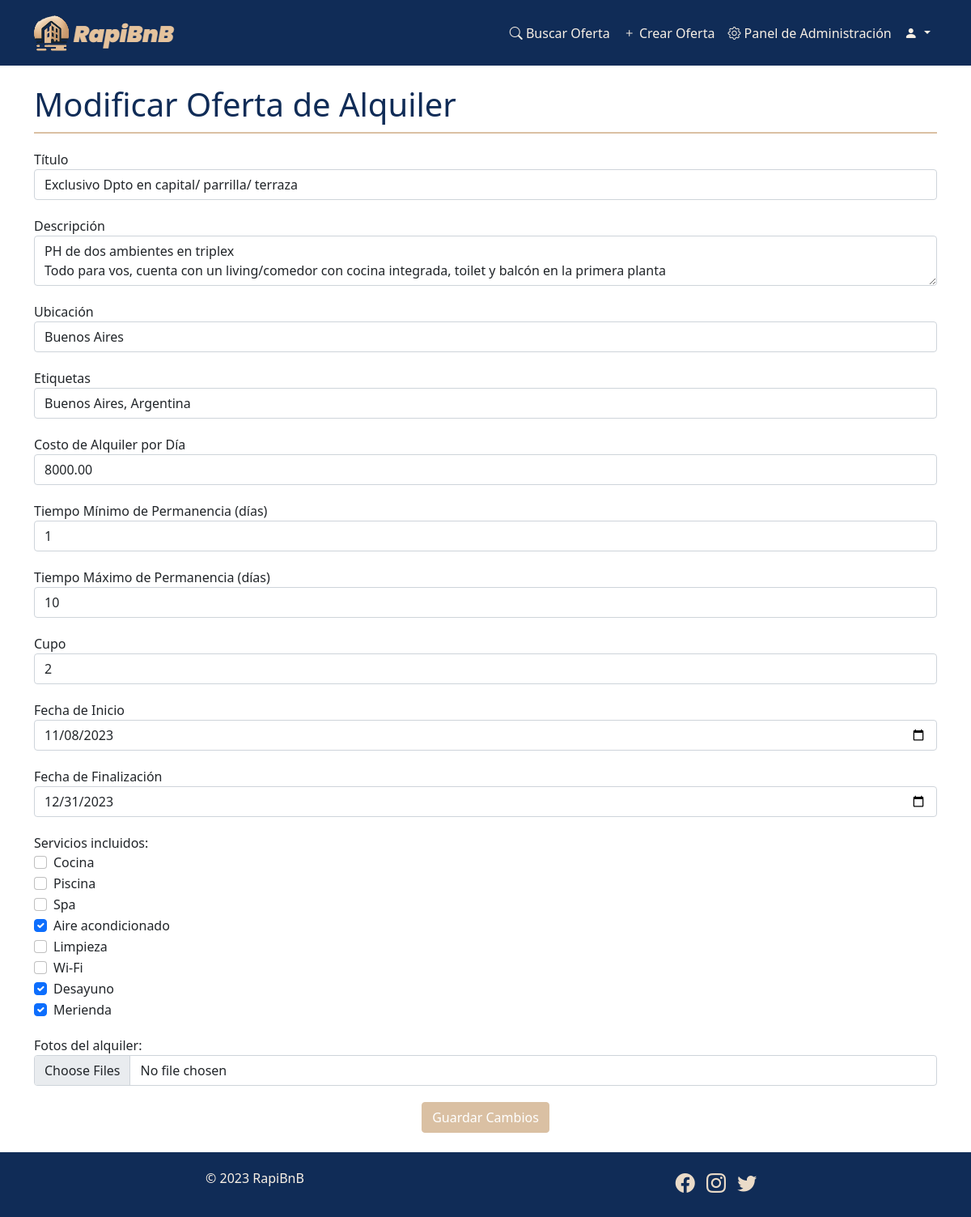
Screenshot of /modificar_oferta.php?id=52 (signed in) with the database file from the repository.
### tables this page shows
CREATE TABLE `alquileres` (
  `id` int(11) NOT NULL,
  `usuario_id` int(11) NOT NULL,
  `titulo` varchar(255) NOT NULL,
  `descripcion` text NOT NULL,
  `ubicacion` varchar(255) NOT NULL,
  `etiquetas` text DEFAULT NULL,
  `galeria_fotos` text DEFAULT NULL,
  `servicios` text DEFAULT NULL,
  `costo_alquiler` decimal(10,2) NOT NULL,
  `tiempo_minimo` int(11) NOT NULL,
  `tiempo_maximo` int(11) NOT NULL,
  `cupo` int(11) NOT NULL,
  `fecha_inicio` date DEFAULT NULL,
  `fecha_fin` date DEFAULT NULL,
  `activa` tinyint(1) DEFAULT 0,
  `fecha_publicacion` timestamp NOT NULL DEFAULT current_timestamp()
);

### modificar_oferta.php (the view, shortened to what this page needs)
<!DOCTYPE html>
<html lang="es">
<head>
    <link href="estilos/estilo.css" rel="stylesheet">
</head>
<body>
<?php
require_once('config.php');
require_once('header.php');
$hoy = date('Y-m-d');
if (isset($_GET["id"]) && is_numeric($_GET["id"])) {
    $id_oferta = $_GET["id"];
    $sql = "SELECT a.*, u.id AS usuario_id FROM alquileres a
            INNER JOIN usuarios u ON a.usuario_id = u.id
            WHERE a.id = ?";
    if ($stmt = mysqli_prepare($conexion, $sql)) {
        mysqli_stmt_bind_param($stmt, "i", $id_oferta);
        if (mysqli_stmt_execute($stmt)) {
            $resultado = mysqli_stmt_get_result($stmt);
            if (mysqli_num_rows($resultado) == 1) {
                $fila = mysqli_fetch_assoc($resultado);
                if (isset($_SESSION['id']) && $_SESSION['id'] == $fila['usuario_id']) {
                    if ($_SERVER["REQUEST_METHOD"] == "POST") {
                        $titulo = $_POST["titulo"];
                        $descripcion = $_POST["descripcion"];
                        $ubicacion = $_POST["ubicacion"];
                        $etiquetas = $_POST["etiquetas"];
                        $costo_alquiler = $_POST["costo_alquiler"];
                        $tiempo_minimo = $_POST["tiempo_minimo"];
                        $tiempo_maximo = $_POST["tiempo_maximo"];
                        $cupo = $_POST["cupo"];
                        $fecha_inicio = $_POST["fecha_inicio"];
                        $fecha_fin = $_POST["fecha_fin"];
                        $servicios = $_POST['servicios'];
                        $servicios_json = json_encode($servicios);
                        $fotosSubidas = false;
                        $rutas_fotos = json_decode($fila['galeria_fotos'], true) ?: [];
						function es_extension_permitida($filename) {
							$ext = pathinfo($filename, PATHINFO_EXTENSION);
							$extensiones_permitidas = array('jpg', 'jpeg', 'png', 'gif', 'avif', 'webp');
							return in_array(strtolower($ext), $extensiones_permitidas);
						}
                        if (!empty($_FILES['fotos']['name'][0])) {
							for ($i = 0; $i < count($_FILES['fotos']['name']); $i++) {
								if (es_extension_permitida($_FILES['fotos']['name'][$i])) {
									$nombre_archivo = basename($_FILES['fotos']['name'][$i]);
									$ruta_destino = "galeria/" . $nombre_archivo;
									if (move_uploaded_file($_FILES['fotos']['tmp_name'][$i], $ruta_destino)) {
										$rutas_fotos[] = $ruta_destino;
										$fotosSubidas = true;
									}
								} else {
									echo '<div class="alert alert-danger text-center">El archivo ' . $_FILES['fotos']['name'][$i] . ' no tiene una extensión válida. Se omitió.</div>';
								}
							}
						}
                        if ($fotosSubidas) {
                            $galeria_fotos_json = json_encode($rutas_fotos);
                            $sql_update = "UPDATE alquileres SET
                                    titulo = ?,
                                    descripcion = ?,
                                    ubicacion = ?,
                                    etiquetas = ?,
                                    costo_alquiler = ?,
                                    tiempo_minimo = ?,
                                    tiempo_maximo = ?,
                                    cupo = ?,
                                    fecha_inicio = ?,
                                    fecha_fin = ?,
                                    servicios = ?,
                                    galeria_fotos = ?
                                    WHERE id = ?";
                            if ($stmt_update = mysqli_prepare($conexion, $sql_update)) {
                                mysqli_stmt_bind_param($stmt_update, "ssssssssssssi", $titulo, $descripcion, $ubicacion, $etiquetas, $costo_alquiler, $tiempo_minimo, $tiempo_maximo, $cupo, $fecha_inicio, $fecha_fin, $servicios_json, $galeria_fotos_json, $id_oferta);
                                if (mysqli_stmt_execute($stmt_update)) {
                                    echo '<div class="container mt-4">';
                                    echo '<div class="alert alert-success text-center" role="alert">La oferta se ha actualizado exitosamente.</div>';
                                    echo '</div>';
                                } else {
                                    echo '<div class="container mt-4">';
                                    echo '<div class="alert alert-danger" role="alert">Error al actualizar la oferta: ' . mysqli_error($conexion) . '</div>';
                                    echo '</div>';
                                }
                            }
                        } else {
                            $sql_update = "UPDATE alquileres SET
                                    titulo = ?,
                                    descripcion = ?,
                                    ubicacion = ?,
                                    etiquetas = ?,
                                    costo_alquiler = ?,
                                    tiempo_minimo = ?,
                                    tiempo_maximo = ?,
                                    cupo = ?,
                                    fecha_inicio = ?,
                                    fecha_fin = ?,
                                    servicios = ?
                                    WHERE id = ?";
                            if ($stmt_update = mysqli_prepare($conexion, $sql_update)) {
                                mysqli_stmt_bind_param($stmt_update, "sssssssssssi", $titulo, $descripcion, $ubicacion, $etiquetas, $costo_alquiler, $tiempo_minimo, $tiempo_maximo, $cupo, $fecha_inicio, $fecha_fin, $servicios_json, $id_oferta);
                                if (mysqli_stmt_execute($stmt_update)) {
                                    echo '<div class="container mt-4">';
                                    echo '<div class="alert alert-success" role="alert">La oferta se ha actualizado exitosamente.</div>';
                                    echo '</div>';
                                } else {
                                    echo '<div class="container mt-4">';
                                    echo '<div class="alert alert-danger" role="alert">Error al actualizar la oferta: ' . mysqli_error($conexion) . '</div>';
                                    echo '</div>';
                                }
                            }
                        }
                    } else {
                        echo '<div class="container mt-4">';
                        echo '<h1>Modificar Oferta de Alquiler</h1>';
                        echo '<form method="POST" enctype="multipart/form-data">';
                        echo '<div class="form-group">';
                        echo '<label for="titulo">Título</label>';
                        echo '<input type="text" class="form-control" id="titulo" name="titulo" value="' . htmlspecialchars($fila["titulo"]) . '" required>';
                        echo '</div>';
                        echo '<div class="form-group">';
                        echo '<label for="descripcion">Descripción</label>';
                        echo '<textarea class="form-control" id="descripcion" name="descripcion" required>' . htmlspecialchars($fila["descripcion"]) . '</textarea>';
                        echo '</div>';
                        echo '<div class="form-group">';
                        echo '<label for="ubicacion">Ubicación</label>';
                        echo '<input type="text" class="form-control" id="ubicacion" name="ubicacion" value="' . htmlspecialchars($fila["ubicacion"]) . '" required>';
                        echo '</div>';
                        echo '<div class="form-group">';
                        echo '<label for="etiquetas">Etiquetas</label>';
                        echo '<input type="text" class="form-control" id="etiquetas" name="etiquetas" value="' . htmlspecialchars($fila["etiquetas"]) . '" required>';
                        echo '</div>';
                        echo '<div class="form-group">';
                        echo '<label for="costo_alquiler">Costo de Alquiler por Día</label>';
                        echo '<input type="number" class="form-control" id="costo_alquiler" name="costo_alquiler" value="' . htmlspecialchars($fila["costo_alquiler"]) . '" required>';
                        echo '</div>';
                        echo '<div class="form-group">';
                        echo '<label for="tiempo_minimo">Tiempo Mínimo de Permanencia (días)</label>';
                        echo '<input type="number" class="form-control" id="tiempo_minimo" name="tiempo_minimo" value="' . htmlspecialchars($fila["tiempo_minimo"]) . '" required>';
                        echo '</div>';
                        echo '<div class="form-group">';
                        echo '<label for="tiempo_maximo">Tiempo Máximo de Permanencia (días)</label>';
                        echo '<input type="number" class="form-control" id="tiempo_maximo" name="tiempo_maximo" value="' . htmlspecialchars($fila["tiempo_maximo"]) . '" required>';
                        echo '</div>';
                        echo '<div class="form-group">';
                        echo '<label for="cupo">Cupo</label>';
                        echo '<input type="number" class="form-control" id="cupo" name="cupo" value="' . htmlspecialchars($fila["cupo"]) . '" required>';
                        echo '</div>';
                        echo '<div class="form-group">';
                        echo '<label for="fecha_inicio">Fecha de Inicio</label>';
                        echo '<input type="date" class="form-control" id="fecha_inicio" name="fecha_inicio" value="' . htmlspecialchars($fila["fecha_inicio"]) . '" min="' . $hoy . '">';
                        echo '</div>';
                        echo '<div class="form-group">';
                        echo '<label for="fecha_fin">Fecha de Finalización</label>';
                        echo '<input type="date" class="form-control" id="fecha_fin" name="fecha_fin" value="' . htmlspecialchars($fila["fecha_fin"]) . '" min="' . $hoy . '">';
                        echo '</div>';
                        echo '<div class="form-group">';
                        echo '<label for="servicios">Servicios incluidos:</label>';
                        $servicios_incluidos = json_decode($fila['servicios'], true);
                        $servicios = ["Cocina", "Piscina", "Spa", "Aire acondicionado", "Limpieza", "Wi-Fi", "Desayuno", "Merienda"];
                        foreach ($servicios as $servicio) {
                            echo '<div class="form-check">';
                            echo '<input class="form-check-input" type="checkbox" name="servicios[]" value="' . $servicio . '"' . (in_array($servicio, $servicios_incluidos) ? ' checked' : '') . '>';
                            echo '<label class="form-check-label" for="' . $servicio . '">' . $servicio . '</label>';
                            echo '</div>';
                        }
                        echo '</div>';
                        echo '<div class="form-group">';
                        echo '<label for="fotos">Fotos del alquiler:</label>';
                        echo '<input type="file" class="form-control" id="fotos" name="fotos[]" multiple>';
                        echo '</div>';
                        echo '<div class="text-center"><button type="submit" class="btn btn-primary">Guardar Cambios</button></div>';
                        echo '</form>';
                        echo '</div>';
                    }
                } else {
                    echo '<div class="container mt-4">';
                    echo '<div class="alert alert-danger" role="alert">No tienes permiso para modificar esta oferta.</div>';
                    echo '</div>';
                }
            } else {
                echo '<div class="container mt-4">';
                echo '<div class="alert alert-danger" role="alert">Oferta no encontrada.</div>';
                echo '</div>';
            }
        } else {
            echo '<div class="container mt-4">';
            echo '<div class="alert alert-danger" role="alert">Error en la consulta: ' . mysqli_error($conexion) . '</div>';
            echo '</div>';
        }
    }
} else {
    echo '<div class="container mt-4">';
    echo '<div class="alert alert-danger" role="alert">ID de oferta no válido.</div>';
    echo '</div>';
}
require_once('footer.php');
?>
</body>
</html>

### estilos/estilo.css (style rules this page uses)
.container { max-width: 600px; margin: 0 auto; }
.container h1 { border-bottom: 2px solid #DAC0A3; padding-bottom: 10px; margin-bottom: 20px; color: #102C57; }
.btn.btn-primary { background-color: #DAC0A3; border-color: #DAC0A3; }
.form-group { margin-bottom: 20px; }

### rows the page displays
alquileres: titulo "Exclusivo Dpto en capital/ parrilla/ terraza", descripcion "PH de dos ambientes en triplex Todo para vos, cuenta con un living/comedor con cocina integrada, toilet y balcón en la primera planta", ubicacion "Buenos Aires", etiquetas "Buenos Aires, Argentina", costo_alquiler "8000.00", tiempo_minimo "1", tiempo_maximo "10", cupo "2", fecha_inicio "11/08/2023", fecha_fin "12/31/2023", servicios "☑"

### other values shown
$servicio "Cocina"
$servicio "Piscina"
$servicio "Spa"
$servicio "Aire acondicionado"
$servicio "Limpieza"
$servicio "Wi-Fi"
$servicio "Desayuno"
$servicio "Merienda"
